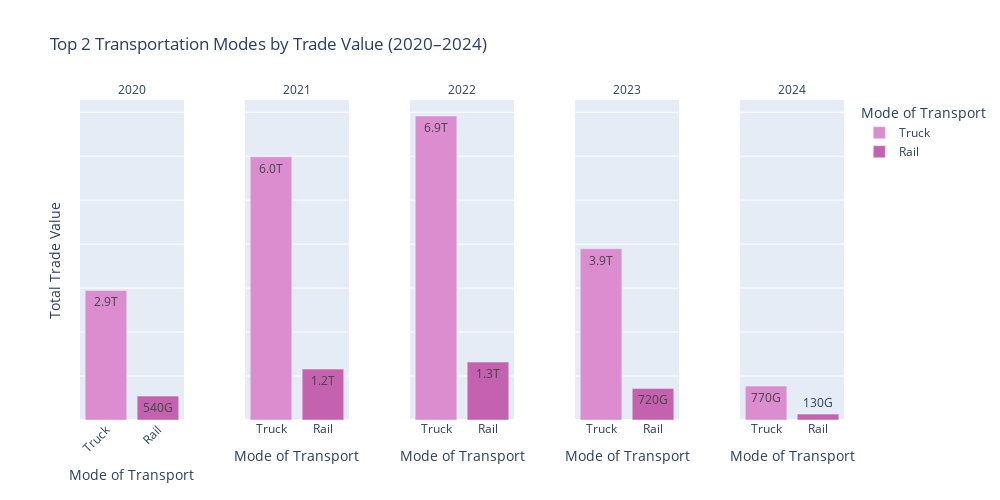

Source (notebook cell):
### Code cell
color_map = {
    "Vessel": "#DB8DD0",
    "Air": "#ff7f0e",
    "Mail": "#2ca02c",
    "Truck": "#DB8DD0",
    "Rail": "#C562AF",
    "Pipeline": "#8c564b",
    "Other": "#e377c2",
    "FTZs": "#7f7f7f"
}

fig_value = px.bar(
    top2_value,
    x = "DISAGMOT",
    y = "VALUE",
    color = "DISAGMOT",
    facet_col = "YEAR",
    title = "Top 2 Transportation Modes by Trade Value (2020–2024)",
    labels = {"DISAGMOT": "Mode of Transport", "VALUE": "Total Trade Value"},
    text_auto = ".2s",
    facet_col_spacing = 0.08,
    color_discrete_map = color_map
)
fig_value.update_layout(
    xaxis_tickangle = -45,
    height = 500,
    width = 1000,
    showlegend = True,
    yaxis = dict(
        showticklabels = False
    )
)
fig_value.for_each_annotation(lambda a: a.update(text = a.text.split("=")[-1]))
fig_value.show()

### Figure 1 — Plotly figure (JSON) as saved in the notebook; plotly's stock layout.template omitted (floating-point values rounded to 4 significant figures)
{"data": [{"alignmentgroup": "True", "hovertemplate": "Mode of Transport=%{x}<br>YEAR=2020<br>Total Trade Value=%{y}<extra></extra>", "legendgroup": "Truck", "marker": {"color": "#DB8DD0", "pattern": {"shape": ""}}, "name": "Truck", "offsetgroup": "Truck", "orientation": "v", "showlegend": true, "textposition": "auto", "texttemplate": "%{y:.2s}", "type": "bar", "x": ["Truck"], "xaxis": "x", "y": [2947919739618], "yaxis": "y"}, {"alignmentgroup": "True", "hovertemplate": "Mode of Transport=%{x}<br>YEAR=2021<br>Total Trade Value=%{y}<extra></extra>", "legendgroup": "Truck", "marker": {"color": "#DB8DD0", "pattern": {"shape": ""}}, "name": "Truck", "offsetgroup": "Truck", "orientation": "v", "showlegend": false, "textposition": "auto", "texttemplate": "%{y:.2s}", "type": "bar", "x": ["Truck"], "xaxis": "x2", "y": [5986675183948], "yaxis": "y2"}, {"alignmentgroup": "True", "hovertemplate": "Mode of Transport=%{x}<br>YEAR=2022<br>Total Trade Value=%{y}<extra></extra>", "legendgroup": "Truck", "marker": {"color": "#DB8DD0", "pattern": {"shape": ""}}, "name": "Truck", "offsetgroup": "Truck", "orientation": "v", "showlegend": false, "textposition": "auto", "texttemplate": "%{y:.2s}", "type": "bar", "x": ["Truck"], "xaxis": "x3", "y": [6914752297203], "yaxis": "y3"}, {"alignmentgroup": "True", "hovertemplate": "Mode of Transport=%{x}<br>YEAR=2023<br>Total Trade Value=%{y}<extra></extra>", "legendgroup": "Truck", "marker": {"color": "#DB8DD0", "pattern": {"shape": ""}}, "name": "Truck", "offsetgroup": "Truck", "orientation": "v", "showlegend": false, "textposition": "auto", "texttemplate": "%{y:.2s}", "type": "bar", "x": ["Truck"], "xaxis": "x4", "y": [3894719315953], "yaxis": "y4"}, {"alignmentgroup": "True", "hovertemplate": "Mode of Transport=%{x}<br>YEAR=2024<br>Total Trade Value=%{y}<extra></extra>", "legendgroup": "Truck", "marker": {"color": "#DB8DD0", "pattern": {"shape": ""}}, "name": "Truck", "offsetgroup": "Truck", "orientation": "v", "showlegend": false, "textposition": "auto", "texttemplate": "%{y:.2s}", "type": "bar", "x": ["Truck"], "xaxis": "x5", "y": [770841436785], "yaxis": "y5"}, {"alignmentgroup": "True", "hovertemplate": "Mode of Transport=%{x}<br>YEAR=2020<br>Total Trade Value=%{y}<extra></extra>", "legendgroup": "Rail", "marker": {"color": "#C562AF", "pattern": {"shape": ""}}, "name": "Rail", "offsetgroup": "Rail", "orientation": "v", "showlegend": true, "textposition": "auto", "texttemplate": "%{y:.2s}", "type": "bar", "x": ["Rail"], "xaxis": "x", "y": [543097875200], "yaxis": "y"}, {"alignmentgroup": "True", "hovertemplate": "Mode of Transport=%{x}<br>YEAR=2021<br>Total Trade Value=%{y}<extra></extra>", "legendgroup": "Rail", "marker": {"color": "#C562AF", "pattern": {"shape": ""}}, "name": "Rail", "offsetgroup": "Rail", "orientation": "v", "showlegend": false, "textposition": "auto", "texttemplate": "%{y:.2s}", "type": "bar", "x": ["Rail"], "xaxis": "x2", "y": [1157849918907], "yaxis": "y2"}, {"alignmentgroup": "True", "hovertemplate": "Mode of Transport=%{x}<br>YEAR=2022<br>Total Trade Value=%{y}<extra></extra>", "legendgroup": "Rail", "marker": {"color": "#C562AF", "pattern": {"shape": ""}}, "name": "Rail", "offsetgroup": "Rail", "orientation": "v", "showlegend": false, "textposition": "auto", "texttemplate": "%{y:.2s}", "type": "bar", "x": ["Rail"], "xaxis": "x3", "y": [1317315285053], "yaxis": "y3"}, {"alignmentgroup": "True", "hovertemplate": "Mode of Transport=%{x}<br>YEAR=2023<br>Total Trade Value=%{y}<extra></extra>", "legendgroup": "Rail", "marker": {"color": "#C562AF", "pattern": {"shape": ""}}, "name": "Rail", "offsetgroup": "Rail", "orientation": "v", "showlegend": false, "textposition": "auto", "texttemplate": "%{y:.2s}", "type": "bar", "x": ["Rail"], "xaxis": "x4", "y": [719225471171], "yaxis": "y4"}, {"alignmentgroup": "True", "hovertemplate": "Mode of Transport=%{x}<br>YEAR=2024<br>Total Trade Value=%{y}<extra></extra>", "legendgroup": "Rail", "marker": {"color": "#C562AF", "pattern": {"shape": ""}}, "name": "Rail", "offsetgroup": "Rail", "orientation": "v", "showlegend": false, "textposition": "auto", "texttemplate": "%{y:.2s}", "type": "bar", "x": ["Rail"], "xaxis": "x5", "y": [133731903683], "yaxis": "y5"}], "layout": {"annotations": [{"font": {}, "showarrow": false, "text": "2020", "x": 0.068, "xanchor": "center", "xref": "paper", "y": 1, "yanchor": "bottom", "yref": "paper"}, {"font": {}, "showarrow": false, "text": "2021", "x": 0.284, "xanchor": "center", "xref": "paper", "y": 1, "yanchor": "bottom", "yref": "paper"}, {"font": {}, "showarrow": false, "text": "2022", "x": 0.5, "xanchor": "center", "xref": "paper", "y": 1, "yanchor": "bottom", "yref": "paper"}, {"font": {}, "showarrow": false, "text": "2023", "x": 0.716, "xanchor": "center", "xref": "paper", "y": 1, "yanchor": "bottom", "yref": "paper"}, {"font": {}, "showarrow": false, "text": "2024", "x": 0.932, "xanchor": "center", "xref": "paper", "y": 1, "yanchor": "bottom", "yref": "paper"}], "barmode": "relative", "height": 500, "legend": {"title": {"text": "Mode of Transport"}, "tracegroupgap": 0}, "showlegend": true, "title": {"text": "Top 2 Transportation Modes by Trade Value (2020–2024)"}, "width": 1000, "xaxis": {"anchor": "y", "categoryarray": ["Truck", "Rail"], "categoryorder": "array", "domain": [0, 0.136], "tickangle": -45, "title": {"text": "Mode of Transport"}}, "xaxis2": {"anchor": "y2", "categoryarray": ["Truck", "Rail"], "categoryorder": "array", "domain": [0.216, 0.352], "matches": "x", "title": {"text": "Mode of Transport"}}, "xaxis3": {"anchor": "y3", "categoryarray": ["Truck", "Rail"], "categoryorder": "array", "domain": [0.432, 0.568], "matches": "x", "title": {"text": "Mode of Transport"}}, "xaxis4": {"anchor": "y4", "categoryarray": ["Truck", "Rail"], "categoryorder": "array", "domain": [0.648, 0.784], "matches": "x", "title": {"text": "Mode of Transport"}}, "xaxis5": {"anchor": "y5", "categoryarray": ["Truck", "Rail"], "categoryorder": "array", "domain": [0.864, 1.0], "matches": "x", "title": {"text": "Mode of Transport"}}, "yaxis": {"anchor": "x", "domain": [0, 1], "showticklabels": false, "title": {"text": "Total Trade Value"}}, "yaxis2": {"anchor": "x2", "domain": [0, 1], "matches": "y", "showticklabels": false}, "yaxis3": {"anchor": "x3", "domain": [0, 1], "matches": "y", "showticklabels": false}, "yaxis4": {"anchor": "x4", "domain": [0, 1], "matches": "y", "showticklabels": false}, "yaxis5": {"anchor": "x5", "domain": [0, 1], "matches": "y", "showticklabels": false}}}
